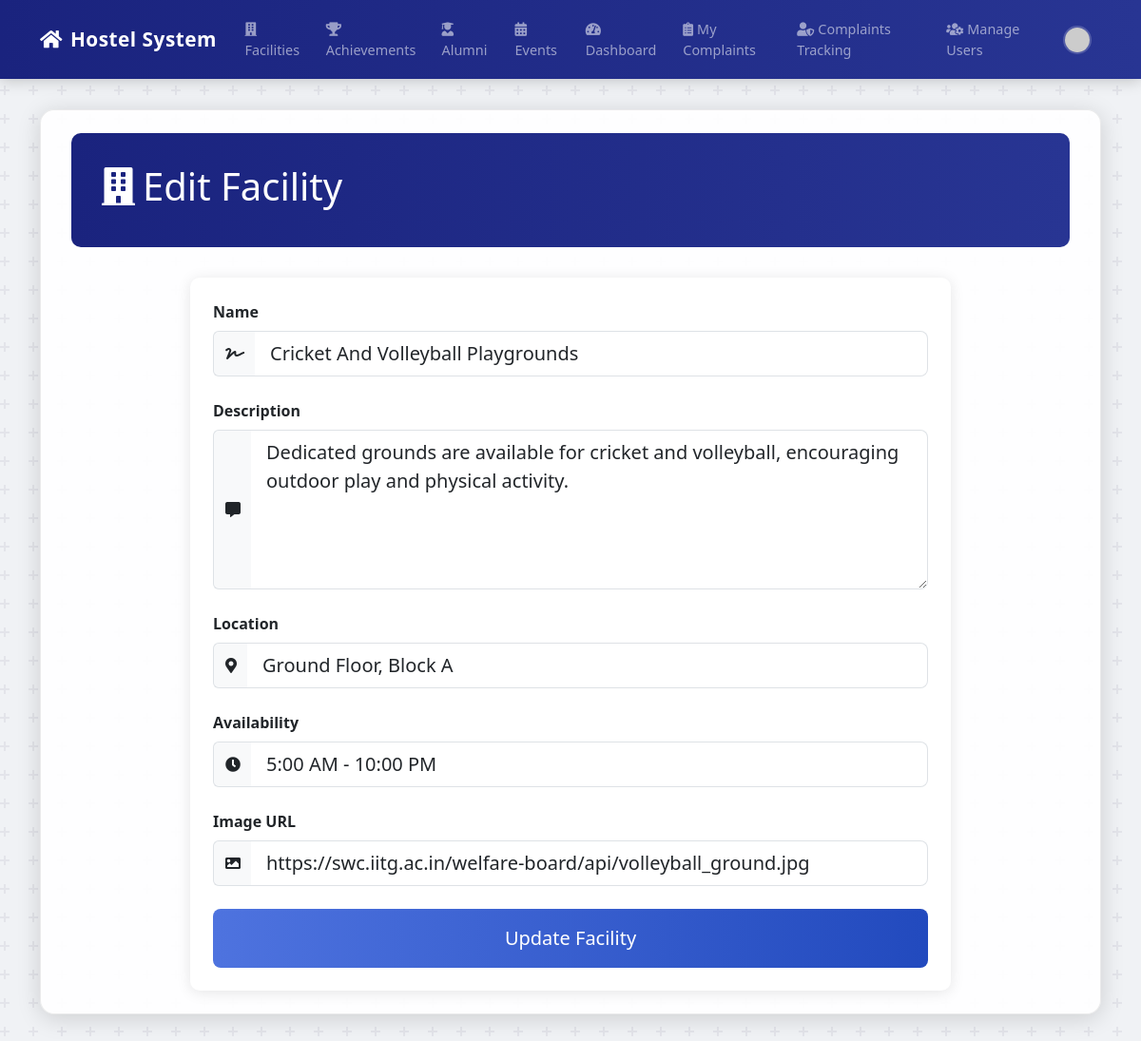
The page /admin/facility/edit/1 (signed in) on the database its author committed.
### app.py (models this page shows)
class Facility(db.Model):
    id = db.Column(db.Integer, primary_key=True)
    name = db.Column(db.String(100), nullable=False)
    description = db.Column(db.Text, nullable=False)
    location = db.Column(db.String(100), nullable=False)
    availability = db.Column(db.String(50), nullable=False)
    image_url = db.Column(db.String(200))
    created_at = db.Column(db.DateTime, nullable=False, default=datetime.utcnow)

### app.py (the view, shortened to what this page needs)
@app.route('/admin/facility/edit/<int:id>', methods=['GET', 'POST'])
@login_required
@admin_required
def edit_facility(id):
    facility = Facility.query.get_or_404(id)
    form = FacilityForm(obj=facility)
    return render_template('edit_facility.html', title='Edit Facility', form=form, facility=facility)

### app.py
class FacilityForm(FlaskForm):
    name = StringField('Name', validators=[DataRequired()])
    description = TextAreaField('Description', validators=[DataRequired()])
    location = StringField('Location', validators=[DataRequired()])
    availability = StringField('Availability', validators=[DataRequired()])
    image_url = StringField('Image URL')
    submit = SubmitField('Update Facility')

### app.py (called while the page is built)
def admin_required(f):
    @wraps(f)
    def decorated_function(*args, **kwargs):
        if not current_user.is_authenticated or current_user.role != 'HMC Admin':
            flash('You do not have permission to access this page.', 'danger')
            return redirect(url_for('home'))
        return f(*args, **kwargs)
    return decorated_function

@login_manager.user_loader
def load_user(user_id):
    return User.query.get(int(user_id))

### templates/edit_facility.html (shortened to what this page needs)
{% extends "base.html" %}
{% block content %}
<div class="container-md py-4">
    <div class="dashboard-header">
        <h1><i class="fas fa-building me-2"></i>Edit Facility</h1>
    </div>
    <div class="complaint-form-section">
        <div class="card">
            <div class="card-body p-4">
                <form method="POST" action="" class="complaint-form">
                    <div class="mb-4">
                        {{ form.name.label(class="form-label fw-bold") }}
                        <div class="input-group">
                            <span class="input-group-text"><i class="fas fa-signature"></i></span>
                            {{ form.name(class="form-control form-control-lg") }}
                        </div>
                    </div>
                    <div class="mb-4">
                        {{ form.description.label(class="form-label fw-bold") }}
                        <div class="input-group">
                            <span class="input-group-text"><i class="fas fa-comment-alt"></i></span>
                            {{ form.description(class="form-control form-control-lg", rows=5) }}
                        </div>
                    </div>
                    <div class="mb-4">
                        {{ form.location.label(class="form-label fw-bold") }}
                        <div class="input-group">
                            <span class="input-group-text"><i class="fas fa-map-marker-alt"></i></span>
                            {{ form.location(class="form-control form-control-lg") }}
                        </div>
                    </div>
                    <div class="mb-4">
                        {{ form.availability.label(class="form-label fw-bold") }}
                        <div class="input-group">
                            <span class="input-group-text"><i class="fas fa-clock"></i></span>
                            {{ form.availability(class="form-control form-control-lg") }}
                        </div>
                    </div>
                    <div class="mb-4">
                        {{ form.image_url.label(class="form-label fw-bold") }}
                        <div class="input-group">
                            <span class="input-group-text"><i class="fas fa-image"></i></span>
                            {{ form.image_url(class="form-control form-control-lg") }}
                        </div>
                    </div>
                    <div class="d-grid">
                        {{ form.submit(class="btn btn-primary btn-lg submit-btn") }}
                    </div>
                </form>
            </div>
        </div>
    </div>
</div>
{% endblock %}

### templates/base.html (style rules this page uses)
body { background-color: #f0f2f5; }
.container-md { background-color: rgba(255, 255, 255, 0.92); border-radius: 15px; box-shadow: 0 4px 25px rgba(0, 0, 0, 0.15); padding: 2rem; margin-top: 2rem; margin-bottom: 2rem; border: 1px solid rgba(0,0,0,0.08); }
.dashboard-header, .hero-section { border-radius: 10px; position: relative; overflow: hidden; }
.btn-primary { border: none; transition: all 0.3s ease; }

### templates/edit_facility.html (style rules this page uses)
.dashboard-header { background: linear-gradient(to right, #1a237e, #283593); padding: 2rem; margin: 0 0 2rem 0; color: white; border-radius: 10px; }
.complaint-form-section { animation: fadeIn 0.5s ease-in; max-width: 800px; margin: 0 auto; }
.card { border: none; box-shadow: 0 2px 15px rgba(0,0,0,0.1); border-radius: 10px; }
.input-group-text { background-color: #f8f9fa; border-right: none; }
.form-control, .form-select { border-left: none; }
.submit-btn { background: linear-gradient(to right, #4e73df, #224abe); border: none; padding: 1rem; transition: all 0.3s ease; }

### rows shown on the page
Facility: name "Cricket And Volleyball Playgrounds", description "Dedicated grounds are available for cricket and volleyball, encouraging outdoor play and physical activity.", location "Ground Floor, Block A", availability "5:00 AM - 10:00 PM", image_url "https://swc.iitg.ac.in/welfare-board/api/volleyball_ground.jpg"
